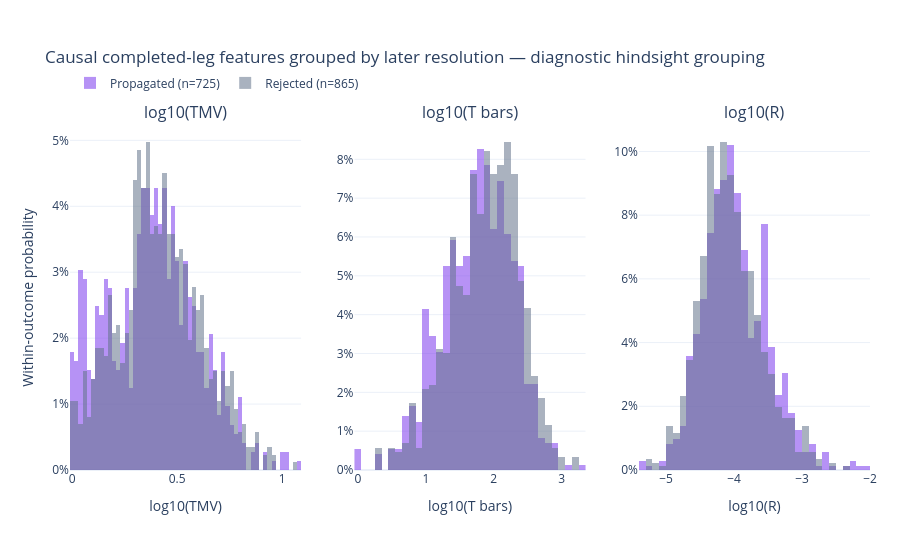

Notebook cell for this chart:
### Markdown cell above
## Outcome Audit 2: distribution overlap

The logarithms make the right tails visible. Heavy overlap means the completed prior leg does not uniquely determine what the new counter-scale attempt will do.

### Code cell
distribution_fig = plot_dc_attempt_feature_distributions(attempts)
distribution_fig.show()

### Figure 1 — Plotly figure (JSON) as saved in the notebook; plotly's stock layout.template omitted (floating-point values rounded to 4 significant figures; data arrays with more than 128 entries replaced by an {"elided": "..."} marker saying what was removed)
{"data": [{"bingroup": "tmv", "histnorm": "probability", "hovertemplate": "log10(TMV)=%{x:.4f}<br>within-outcome share=%{y:.2%}<extra></extra>", "legendgroup": "propagated", "marker": {"color": "#7c3aed"}, "name": "Propagated (n=725)", "nbinsx": 55, "opacity": 0.55, "showlegend": true, "x": {"elided": "725 float values"}, "type": "histogram", "xaxis": "x", "yaxis": "y"}, {"bingroup": "tmv", "histnorm": "probability", "hovertemplate": "log10(TMV)=%{x:.4f}<br>within-outcome share=%{y:.2%}<extra></extra>", "legendgroup": "rejected", "marker": {"color": "#64748b"}, "name": "Rejected (n=865)", "nbinsx": 55, "opacity": 0.55, "showlegend": true, "x": {"elided": "865 float values"}, "type": "histogram", "xaxis": "x", "yaxis": "y"}, {"bingroup": "t", "histnorm": "probability", "hovertemplate": "log10(T bars)=%{x:.4f}<br>within-outcome share=%{y:.2%}<extra></extra>", "legendgroup": "propagated", "marker": {"color": "#7c3aed"}, "name": "Propagated (n=725)", "nbinsx": 55, "opacity": 0.55, "showlegend": false, "x": {"elided": "725 float values"}, "type": "histogram", "xaxis": "x2", "yaxis": "y2"}, {"bingroup": "t", "histnorm": "probability", "hovertemplate": "log10(T bars)=%{x:.4f}<br>within-outcome share=%{y:.2%}<extra></extra>", "legendgroup": "rejected", "marker": {"color": "#64748b"}, "name": "Rejected (n=865)", "nbinsx": 55, "opacity": 0.55, "showlegend": false, "x": {"elided": "865 float values"}, "type": "histogram", "xaxis": "x2", "yaxis": "y2"}, {"bingroup": "r", "histnorm": "probability", "hovertemplate": "log10(R)=%{x:.4f}<br>within-outcome share=%{y:.2%}<extra></extra>", "legendgroup": "propagated", "marker": {"color": "#7c3aed"}, "name": "Propagated (n=725)", "nbinsx": 55, "opacity": 0.55, "showlegend": false, "x": {"elided": "725 float values"}, "type": "histogram", "xaxis": "x3", "yaxis": "y3"}, {"bingroup": "r", "histnorm": "probability", "hovertemplate": "log10(R)=%{x:.4f}<br>within-outcome share=%{y:.2%}<extra></extra>", "legendgroup": "rejected", "marker": {"color": "#64748b"}, "name": "Rejected (n=865)", "nbinsx": 55, "opacity": 0.55, "showlegend": false, "x": {"elided": "865 float values"}, "type": "histogram", "xaxis": "x3", "yaxis": "y3"}], "layout": {"xaxis": {"anchor": "y", "domain": [0.0, 0.2889], "title": {"text": "log10(TMV)"}}, "yaxis": {"anchor": "x", "domain": [0.0, 1.0], "title": {"text": "Within-outcome probability"}, "tickformat": ".0%"}, "xaxis2": {"anchor": "y2", "domain": [0.3556, 0.6444], "title": {"text": "log10(T bars)"}}, "yaxis2": {"anchor": "x2", "domain": [0.0, 1.0], "tickformat": ".0%"}, "xaxis3": {"anchor": "y3", "domain": [0.7111, 1.0], "title": {"text": "log10(R)"}}, "yaxis3": {"anchor": "x3", "domain": [0.0, 1.0], "tickformat": ".0%"}, "annotations": [{"font": {"size": 16}, "showarrow": false, "text": "log10(TMV)", "x": 0.1444, "xanchor": "center", "xref": "paper", "y": 1.0, "yanchor": "bottom", "yref": "paper"}, {"font": {"size": 16}, "showarrow": false, "text": "log10(T bars)", "x": 0.5, "xanchor": "center", "xref": "paper", "y": 1.0, "yanchor": "bottom", "yref": "paper"}, {"font": {"size": 16}, "showarrow": false, "text": "log10(R)", "x": 0.8556, "xanchor": "center", "xref": "paper", "y": 1.0, "yanchor": "bottom", "yref": "paper"}], "legend": {"orientation": "h", "yanchor": "bottom", "y": 1.08, "xanchor": "left", "x": 0.0}, "margin": {"l": 70, "r": 30, "t": 125, "b": 70}, "title": {"text": "Causal completed-leg features grouped by later resolution — diagnostic hindsight grouping"}, "barmode": "overlay", "height": 540, "hovermode": "closest"}}
